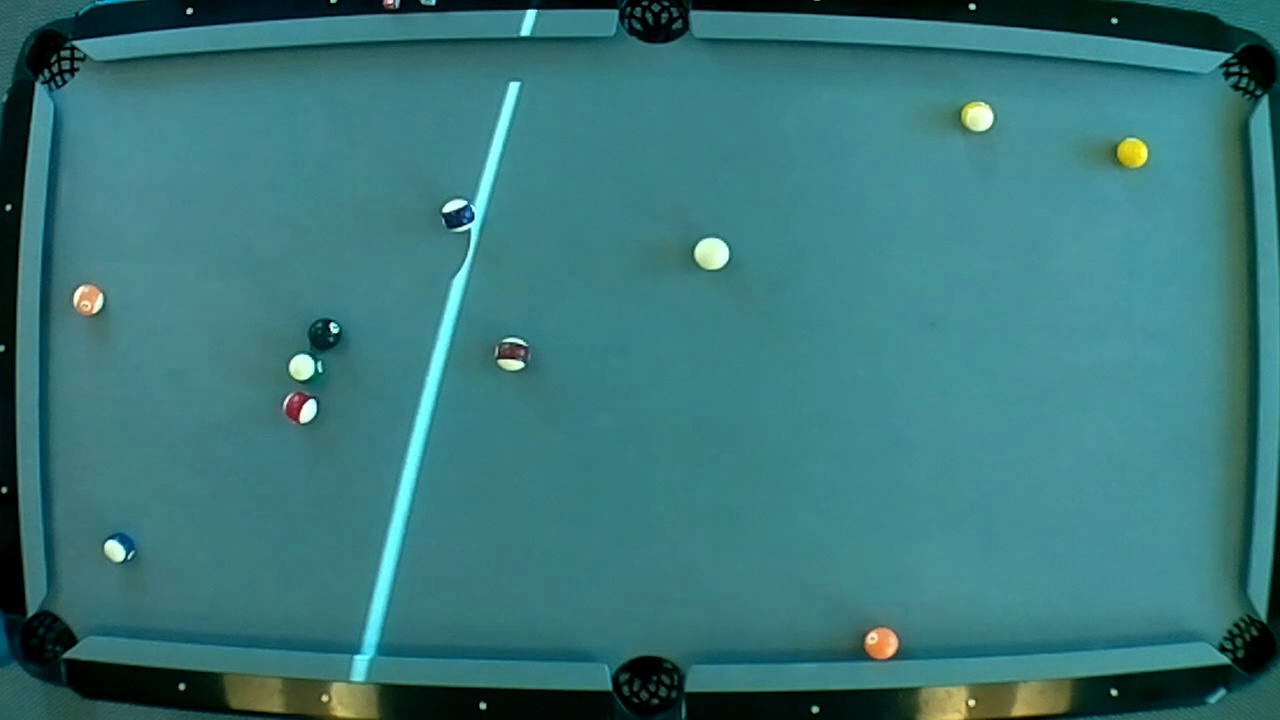
//> input picture test.jpg, 1280 x 720 px
$ ./test   (built with g++ and OpenCV 4)
//> lines starting //> are read from the running program, lines starting //| are printed output that depends on the picture; after the words box and inside, x2 and y2 are one past the last pixel; in counts of white or black regions, pixels touching at a corner belong together
//> in startTest, img is the input picture: 720 rows x 1280 cols, CV_8UC3; mean B, G, R 122, 119.5, 57
//> in updateTest, `cv::cvtColor(img,img, CV_BGR2HSV);`: img: 720 rows x 1280 cols, CV_8UC3; mean H, S, V 89.4, 147.8, 124
### StreamProc.hpp
#include <cv.h>
#include <highgui.h>
#include <math.h>
#include <string>
#include <map>
#include <boost/thread.hpp>

#include <linux/videodev2.h>
#include <sys/ioctl.h>
#include <unistd.h>
#include <stdio.h>
#include <string.h>
#include <fcntl.h>
#include <assert.h>
#include <cstdlib>
#include <sys/time.h>

#ifndef STREAMPROC_HPP
#define STREAMPROC_HPP

using namespace std;
using namespace boost;

class StreamProc
{
private:
  thread m_thread;
  mutex m_mutex;
  cv::Mat m_transmit, m_nextFrame;
  bool m_newFrame;
  int m_fd, m_frameSize;
  uint8_t *m_buffer;
public:
  StreamProc(string dst, int height, int width);

  void start();
  void join();
  void process();

  void inputFrame(cv::Mat frame);
};

#endif

### LogicProc.hpp
#include <cv.h>
#include <highgui.h>
#include <math.h>
#include <string>
#include <map>
#include <boost/thread.hpp>

#include "PoolBall.hpp"
#include "TableState.hpp"

#ifndef LOGICPROC_HPP
#define LOGICPROC_HPP

using namespace cv;
using namespace std;
using namespace boost;

class LogicProc
{
private:
  thread m_thread;
  TableState& m_state;
public:
  LogicProc(string dst, TableState& state);

  void start();
  void join();
  void process();
};

#endif

### TableState.hpp
#include <cv.h>
#include <math.h>
#include <string>
#include <map>
#include <deque>
#include <boost/thread.hpp>

#include "PoolBall.hpp"

#ifndef TABLESTATE_HPP
#define TABLESTATE_HPP

using namespace cv;
using namespace std;
using namespace boost;

class TableState
{
private:
  mutex m_mutex;
  deque<vector<PoolBall> > m_balls;
  deque<Mat> m_imgs;

  int m_historySize;
  bool m_fresh;
public:
  TableState(int historySize);

  void addState(Mat img, vector<PoolBall> balls);
  bool getState(Mat& img, vector<PoolBall>& balls, int age);
  bool getNewState(Mat& img, vector<PoolBall>& balls);
};

#endif

### ImageProc.hpp
#include <cv.h>
#include <highgui.h>
#include <math.h>
#include <string>
#include <map>
#include <boost/thread.hpp>

#include "ColorFilter.hpp"
#include "PoolBall.hpp"
#include "TableState.hpp"

#ifndef IMAGEPROC_HPP
#define IMAGEPROC_HPP

using namespace std;
using namespace boost;

class ImageProc
{
private:
  thread m_thread, m_readThread;
  mutex m_readMutex;
  cv::Mat m_nextFrame;
  cv::VideoCapture m_video;
  ColorFilter m_feltFilter;
  map<string, ColorFilter> m_ballFilters;
  map<string, int> m_conf;
  TableState& m_state;
  bool m_running;

  vector<PoolBall> findBalls(cv::Mat img, cv::Mat oriMask);
  void frameSkipper();
public:
  ImageProc(string source, TableState& state);

  void start();
  void join();
  void process();
};

#endif

### PoolBall.hpp
#include <cv.h>
#include <highgui.h>
#include <math.h>
#include <string>
#include <map>

#ifndef POOLBALL_HPP
#define POOLBALL_HPP

using namespace cv;
using namespace std;

class PoolBall
{
private:
  Point m_center;
  int m_radius;
  bool m_valid;
  Mat m_cropped;
  string m_type;
public:
  PoolBall(Mat img, Mat mask, Vec3f match);

  void markPosition(Mat img);
  void blankPosition(Mat img);
  bool isValid();
};

#endif

### ColorFilter.hpp
#include <cv.h>
#include <highgui.h>
#include <math.h>
#include <iostream>
#include <fstream>
#include <string>
#include <map>

#ifndef COLORFILTER_HPP
#define COLORFILTER_HPP

using namespace cv;
using namespace std;

class ColorFilter
{
private:
  Scalar m_low, m_high;
public:
  ColorFilter();
  ColorFilter(Scalar low, Scalar high);

  static map<string, ColorFilter> load(string filename);

  Mat makeMask(Mat input, bool invert);

  int countMask(Mat input);

  void test();
};

int colorThreshold(Mat src, Mat dst, Scalar low, Scalar high);

#endif

### ColorFilter.cpp
#include "ColorFilter.hpp"

ColorFilter::ColorFilter() {}

ColorFilter::ColorFilter(cv::Scalar low, cv::Scalar high)
{
  m_low = low;
  m_high = high;
}

map<string, ColorFilter> ColorFilter::load(string filename)
{
  ifstream input(filename.c_str(), ifstream::in);

  map<string, ColorFilter> result;
  string name, dc;
  int h1,s1,v1,h2,s2,v2, rotation;

  while (input.good())
  {
    input >> name >> h1 >> s1 >> v1 >> dc >> h2 >> s2 >> v2;
    result[name] = ColorFilter(cv::Scalar(h1,s1,v1), cv::Scalar(h2,s2,v2));
  }

  return result;
}

cv::Mat ColorFilter::makeMask(cv::Mat input, bool invert = false)
{
  cv::Mat result = cv::Mat::zeros( input.rows, input.cols, CV_8UC1 );

  colorThreshold(input, result, m_low, m_high);

  if (invert)
  {
      cv::bitwise_not(result, result);
  }

  return result;
}

// [11 lines left out: functions countMask, test, not called in this run]


int colorThreshold(cv::Mat src, cv::Mat dst, cv::Scalar low, cv::Scalar high)
{
//> called with low = Scalar(0), high = Scalar(0)
    bool wrap = low.val[0] > high.val[0];
    int ret = 0;

    for(int row = 0; row < src.rows; ++row)
    {
        uchar * p_src = src.ptr<uchar>(row);
        uchar * p_dst = dst.ptr<uchar>(row);
        for (int col = 0; col < src.cols; ++col)
        {
            int srcH = *p_src++;
            int srcS = *p_src++;
            int srcV = *p_src++;

            int clr = 0;

            if (wrap)
            {
              if((srcH >= low.val[0] || srcH <= high.val[0]) &&
                  srcS >= low.val[1] && srcS <= high.val[1] &&
                  srcV >= low.val[2] && srcV <= high.val[2])
              {
                  clr = 255;
                  ret++;
              }
            }
            else if(srcH >= low.val[0] && srcH <= high.val[0] &&
                    srcS >= low.val[1] && srcS <= high.val[1] &&
                    srcV >= low.val[2] && srcV <= high.val[2])
            {
                clr = 255;
                ret++;
            }

            *p_dst++ = clr;
        }
    }
//> this loop made 720 passes
//> ret on passes 1 to 3: 3, 6, 8
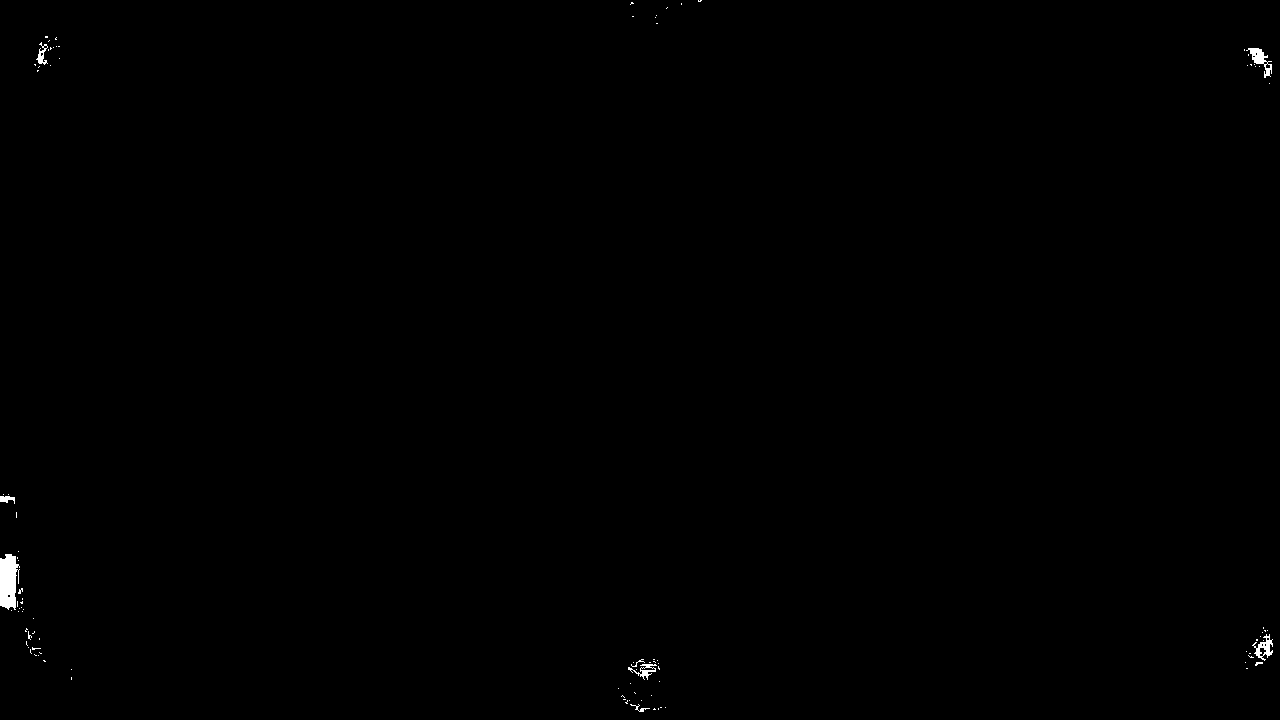
//> dst: 720 rows x 1280 cols, CV_8UC1; 0.22% white; 103 white regions (95 under 20 px), largest, box (x1, y1, x2, y2) and area: (0, 554, 20, 610) 851, (1246, 48, 1272, 78) 277, (1252, 634, 1273, 661) 229
//> after the loop, ret = 2043

    return ret;
}

### test.cpp
#include <cv.h>
#include <highgui.h>
#include <math.h>
#include <iostream>
#include <fstream>
#include <string>
#include <map>

#include "ColorFilter.hpp"
#include "PoolBall.hpp"
#include "ImageProc.hpp"
#include "LogicProc.hpp"
#include "StreamProc.hpp"
#include "TableState.hpp"


using namespace std;

//g++ -o PoolVisor test.cpp  `pkg-config --cflags --libs opencv`

int h1,s1,v1,h2,s2,v2;

void updateTest(int, void*)
{
  cv::Mat img;
  if(!(img=cv::imread("test.jpg", 1)).data)
  {
      return;
  }
  cv::cvtColor(img,img, CV_BGR2HSV);
  ColorFilter filter(cv::Scalar(h1,s1,v1), cv::Scalar(h2,s2,v2));
  cv::Mat mask = filter.makeMask(img, false);
  cv::cvtColor(mask, mask, CV_GRAY2BGR);
  cv::bitwise_and(img, mask, img);
//> img: 720 rows x 1280 cols, CV_8UC3; every value is 0
  cv::cvtColor(img,img, CV_HSV2BGR);
  cv::imshow("panel", img);
}

void startTest()
{
  cv::Mat img;
  if(!(img=cv::imread("test.jpg", 1)).data)
  {
      return;
  }

  cv::imshow("panel", img);

  cv::namedWindow("slider", 1);
  cv::createTrackbar("h1", "slider", &h1, 180, updateTest);
  cv::createTrackbar("s1", "slider", &s1, 255, updateTest);
  cv::createTrackbar("v1", "slider", &v1, 255, updateTest);
  cv::createTrackbar("h2", "slider", &h2, 180, updateTest);
  cv::createTrackbar("s2", "slider", &s2, 255, updateTest);
  cv::createTrackbar("v2", "slider", &v2, 255, updateTest);

  while (1)
  {
    cv::waitKey(0);
  }
}

// [19 lines left out: function main, not called in this run]

// added to run one function of the file
int main() { startTest(); }
